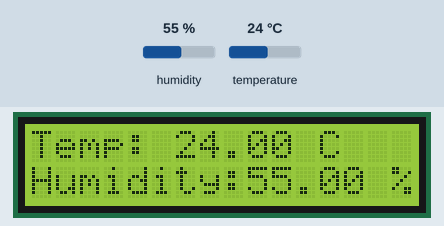
A sketch run on a simulated Arduino Mega 2560, built with avr-gcc and run on an emulated ATmega2560. Shown: 16×2 character LCD. Inputs (shaded band) come from the test bench; at power-on: humidity 55 %, temperature 24 °C.

Above: at 1.6 s.
1.7 s: humidity set to 22 %
At 3.7 s:
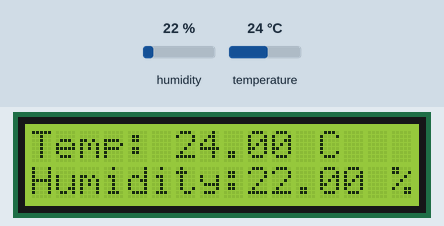
4.5 s: temperature set to 12 °C
At 6.0 s:
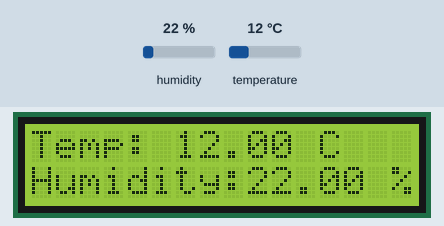
7.3 s: humidity set to 40 %
At 10.3 s:
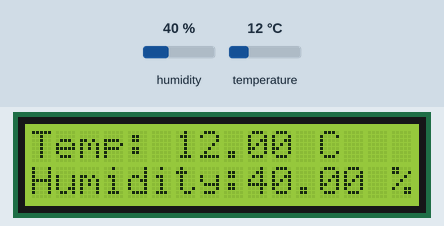
10.6 s: temperature set to 19 °C
At 11.5 s:
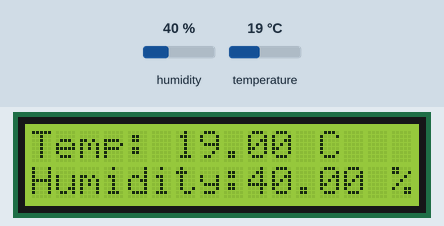
Timing chart, 0 to 13.6 s (numbered marks = the images above; inputs shaded):
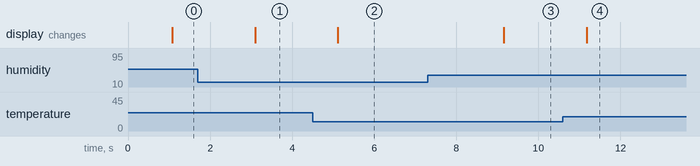

The sketch:

Temp___Humidity.ino
```cpp
#include <DHT.h>
#define DHTPIN 52
#define DHTTYPE DHT22

#include <LiquidCrystal.h>
const int rs = 8, en = 9, d4 = 2, d5 = 3, d6 = 4, d7 = 5;
LiquidCrystal lcd(rs, en, d4, d5, d6, d7);

DHT dht(DHTPIN, DHTTYPE);

void setup() {

  dht.begin();
  lcd.begin(16, 2);
  // Print a message to the LCD.
  lcd.print(" Make Use Of: ");
  lcd.setCursor(0, 1);
  lcd.print("Temp&Humidity");
}

void loop() {

  delay(1000);
  float h = dht.readHumidity();
  // Read temperature as Celsius (the default)
  float t = dht.readTemperature();
  // Read temperature as Fahrenheit (isFahrenheit = true)
  float f = dht.readTemperature(true);

  lcd.clear();
  lcd.setCursor(0, 0);
  lcd.print("Temp: ");
  lcd.print(t);
  lcd.print(" C");

  lcd.setCursor(0, 1);
  lcd.print("Humidity:");
  lcd.print(h);
  lcd.print(" %");
}
```

Measured:
- after the input at 1.7 s, the display: changes after 1.4 s (image 1)
- after the input at 4.5 s, the display: changes after 0.62 s (image 2)
- after the input at 7.3 s, the display: changes after 1.9 s (image 3)
- after the input at 10.6 s, the display: changes after 0.58 s (image 4)
